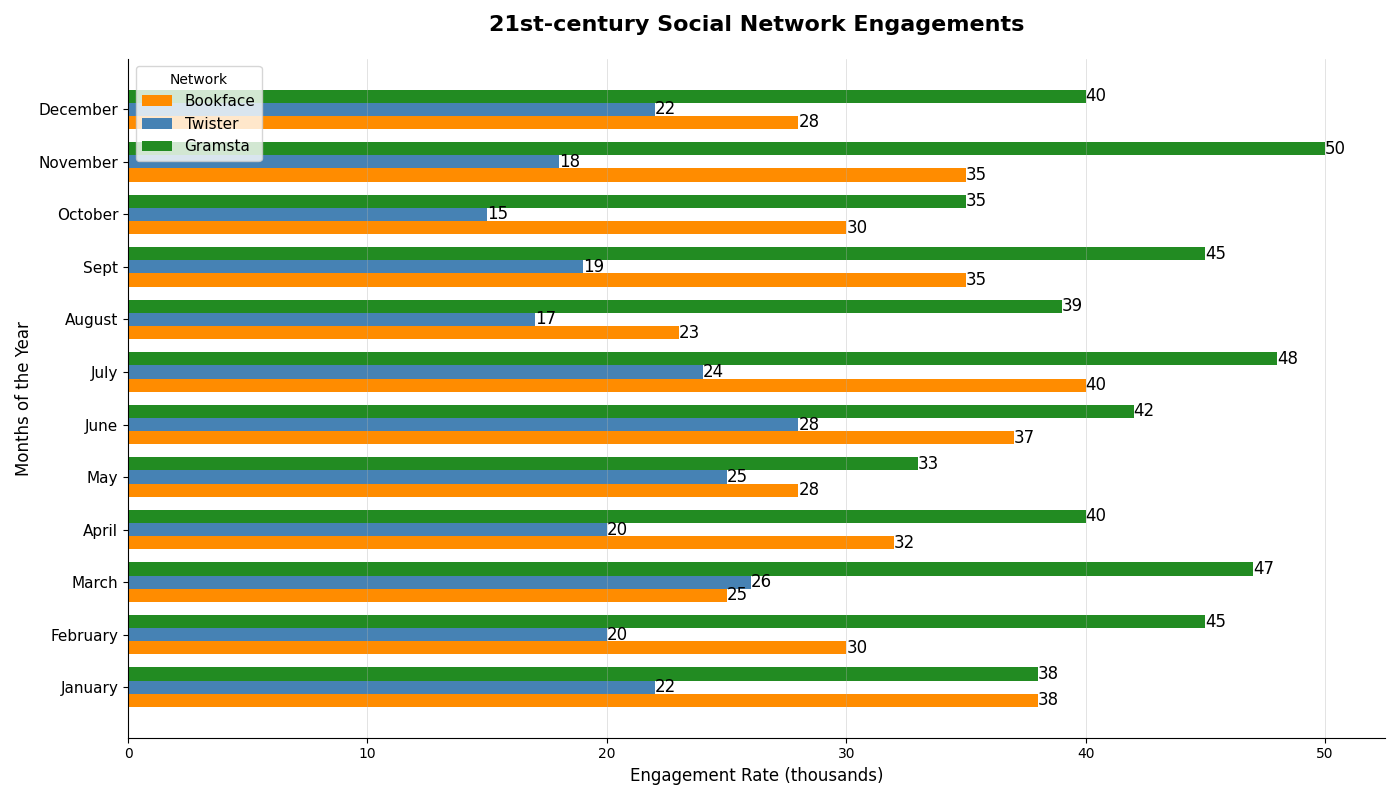

Reproduce this figure in Python.
import matplotlib.pyplot as plt
import numpy as np

months = ['January', 'February', 'March', 'April', 'May', 'June', 'July', 'August', 'Sept', 'October', 'November', 'December']
engagement_data = {
    'Bookface': [38, 30, 25, 32, 28, 37, 40, 23, 35, 30, 35, 28],  # Manually shuffled
    'Twister': [22, 20, 26, 20, 25, 28, 24, 17, 19, 15, 18, 22],  # Manually shuffled
    'Gramsta': [38, 45, 47, 40, 33, 42, 48, 39, 45, 35, 50, 40]  # Manually shuffled
}

facebook_data = np.array(engagement_data['Bookface'])
twitter_data = np.array(engagement_data['Twister'])
instagram_data = np.array(engagement_data['Gramsta'])

fig, ax = plt.subplots(figsize=(14, 8))
bar_height = 0.25
y_positions = np.arange(len(months))

bars_fb = ax.barh(y_positions - bar_height, facebook_data, bar_height, label='Bookface', color='darkorange')
bars_tw = ax.barh(y_positions, twitter_data, bar_height, label='Twister', color='steelblue')
bars_ig = ax.barh(y_positions + bar_height, instagram_data, bar_height, label='Gramsta', color='forestgreen')

for rect in bars_fb + bars_tw + bars_ig:
    width = rect.get_width()
    ax.text(width, rect.get_y() + rect.get_height()/2.0, f'{width}', ha='left', va='center', fontsize=12)

ax.set_title('21st-century Social Network Engagements', fontsize=16, pad=20, weight='bold')
ax.set_ylabel('Months of the Year', fontsize=12)
ax.set_xlabel('Engagement Rate (thousands)', fontsize=12)
ax.set_yticks(y_positions)
ax.set_yticklabels(months, fontsize=11)

ax.legend(title='Network', fontsize=11, loc='upper left')
ax.xaxis.grid(True, linestyle='-', linewidth=0.5, alpha=0.5)

ax.spines['top'].set_visible(False)
ax.spines['right'].set_visible(False)

plt.tight_layout()
plt.show()
